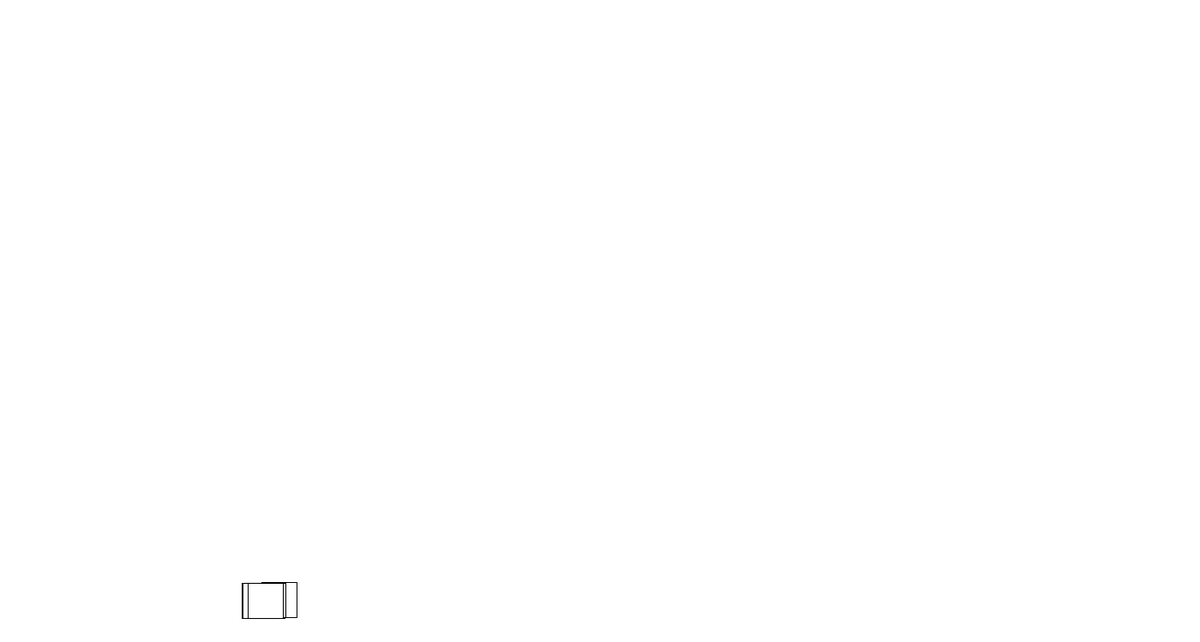
Frame 1 (no input)
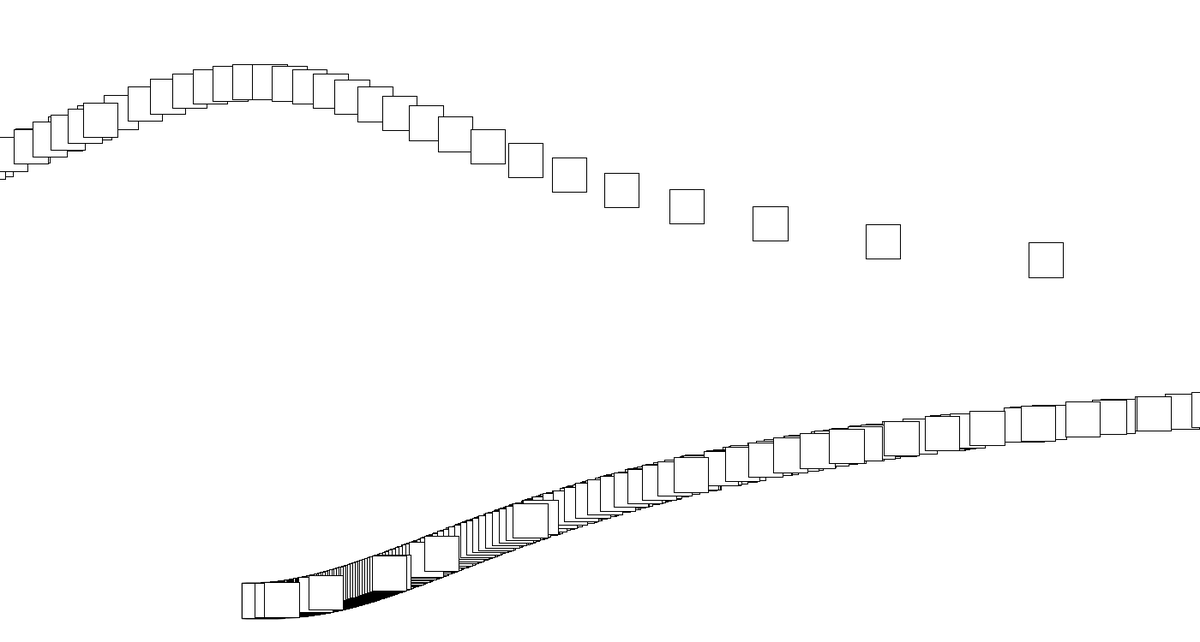
Frame 60 (the mouse pressed at the canvas centre just before this capture)
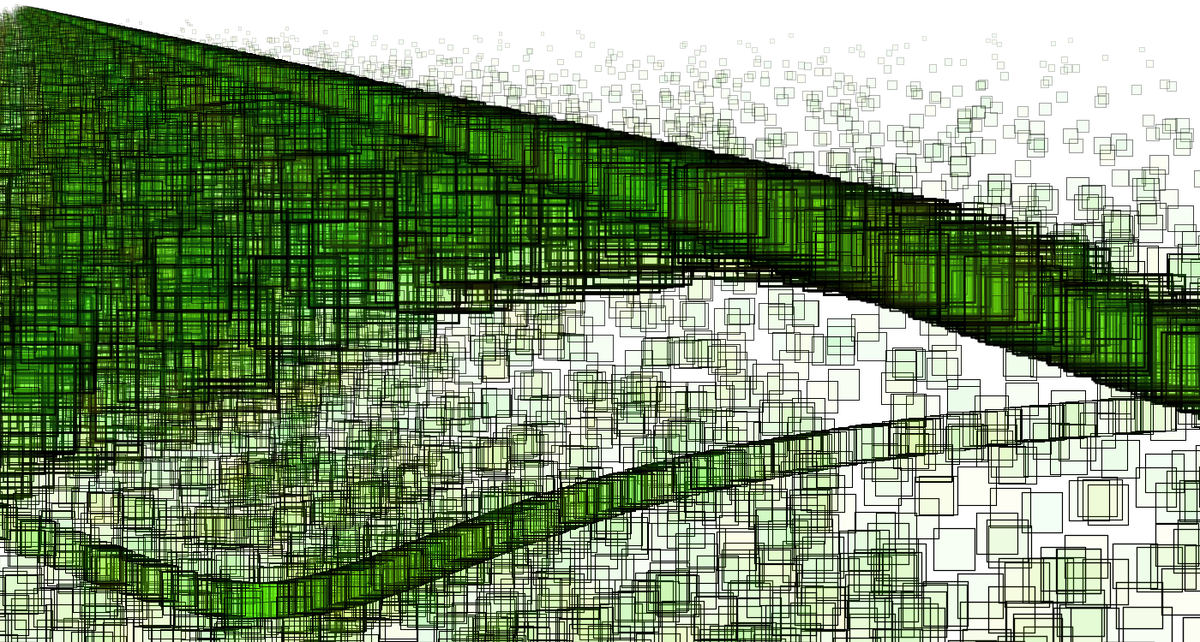
Frame 120 (the mouse held since frame 60 and released just before this capture)

The Processing sketch that drew these frames (run headless with seeded random() and noise(); from frame 60 on, the mouse is pressed at the canvas centre):

// Processing sketch: processing_123373
// ── processing_123373.pde

Ring []speed ;
 
int Rect = 20;
float angle = 0.01;
 
void setup()  {
  background (255);
  size(1400,750);
  smooth();
  speed = new Ring[Rect];
  for (int s=0;s<Rect;s++)  //instructions for draw
  speed[s] = new Ring(s*random(0.005)); //varying speeds with limit in ()

  
}
 
void draw()   {
 scale(sin(angle) + 1); //size of circles
  for (int s=0; s < Rect; s++)  {
    speed[s].display();
  }
  if (mousePressed){  
    //stroke (10);
    fill (random(255),240,12,12); //fills rectangle in green
    tint (random (255),random(255));
    scale(cos(angle) + 2); //size of the whole shape including squares
  for (int s=1; s < Rect; s++)  {
    speed[s].display();
    
    stroke (0);
 
scale(cos(mouseX*angle) + random(0.2)); //change of shape (size, trail), function
for (int S=1; S < Rect; S++)  {
speed[S].display();
}
}}
  
  else {
  fill(255);
  }
 
}
 
class Ring
{
  float x, y, a, b, r, th, spinSpeed;
   
  Ring(float spinSpeedvar)  {
    spinSpeed = spinSpeedvar;
    a = width/5; //velocity between circles
    b = height/2; 
    r = 300;  //how far out it spins
  }
   
  void display()  {
    th = th + spinSpeed;
    x = a + r*tan(th); //direction, function shape 
    y = b + r*cos(th);  

    rect(x,y,40,40);
  }
  
    
    
   
  }
  
  

    
